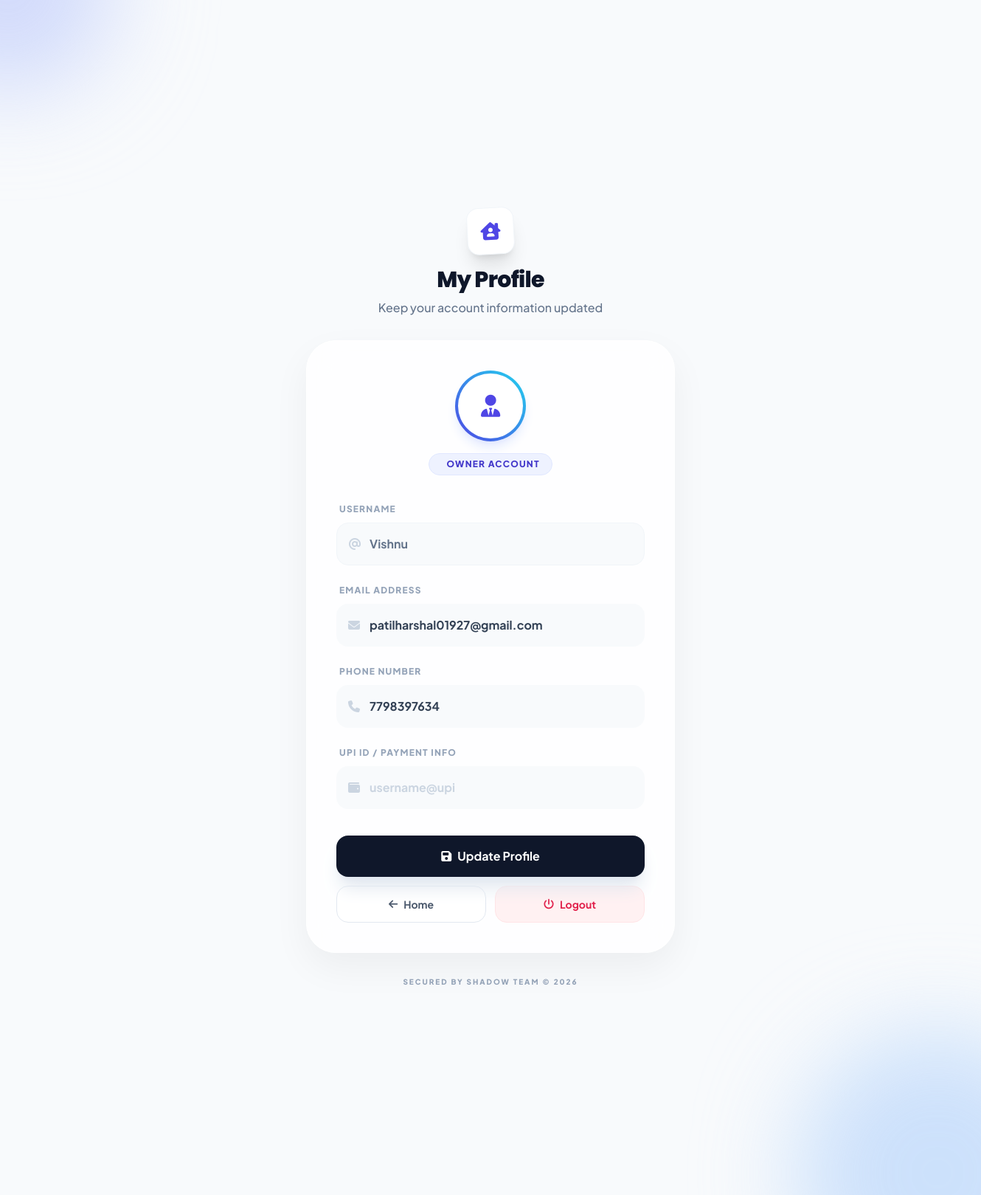
Page /profile (signed in) on the committed database.
### tables this page shows
CREATE TABLE users (
                id INTEGER PRIMARY KEY AUTOINCREMENT,
                username TEXT NOT NULL UNIQUE,
                password TEXT NOT NULL,
                role TEXT CHECK(role IN ('Student','Admin','Govt Employee','Owner','User')) NOT NULL,
                email TEXT DEFAULT '',
                phone TEXT DEFAULT '',
                upi_id TEXT DEFAULT ''
            );

### app.py (the view, shortened to what this page needs)
@app.route('/profile', methods=['GET','POST'])
def profile():
    if "user_id" not in session:
        return redirect(url_for('login'))
    user_id = session['user_id']
    with get_db() as con:
        user = con.execute("""
            SELECT id, username, role, email, phone, upi_id
            FROM users
            WHERE id=?
        """, (user_id,)).fetchone()
    return render_template('profile.html', user=user)

### app.py (called while the page is built)
def get_db():
    con = sqlite3.connect("app.db")
    con.row_factory = sqlite3.Row
    return con

### templates/profile.html (shortened to what this page needs)
<!DOCTYPE html>
<html lang="en">
<head>
    <script src="https://cdn.tailwindcss.com"></script>
    <link rel="stylesheet" href="https://cdnjs.cloudflare.com/ajax/libs/font-awesome/6.4.2/css/all.min.css">
</head>
<body class="bg-[#F8FAFC] font-sans min-h-screen flex items-center justify-center p-6 relative overflow-x-hidden">
    <div class="absolute top-[-10%] left-[-10%] w-72 h-72 bg-indigo-200 rounded-full mix-blend-multiply filter blur-3xl opacity-70 animate-blob"></div>
    <div class="absolute bottom-[-10%] right-[-10%] w-96 h-96 bg-blue-200 rounded-full mix-blend-multiply filter blur-3xl opacity-70 animate-blob animation-delay-2000"></div>
    <div class="w-full max-w-[500px] relative z-10">
        <div class="text-center mb-8">
            <div class="inline-flex items-center justify-center w-16 h-16 bg-white rounded-2xl shadow-xl border border-slate-100 mb-4 transform -rotate-3 hover:rotate-0 transition-transform duration-300">
                <i class="fas fa-house-chimney-user text-indigo-600 text-2xl"></i>
            </div>
            <h1 class="text-3xl font-extrabold text-slate-900 tracking-tight font-poppins">My Profile</h1>
            <p class="text-slate-500 mt-2 font-medium">Keep your account information updated</p>
        </div>
        <div class="bg-white/80 backdrop-blur-xl border border-white p-8 md:p-10 rounded-[2.5rem] shadow-[0_20px_50px_rgba(0,0,0,0.05)]">
            <div class="flex flex-col items-center mb-8">
                <div class="w-24 h-24 rounded-full bg-gradient-to-tr from-indigo-600 to-cyan-400 p-1 shadow-lg shadow-indigo-100">
                    <div class="w-full h-full rounded-full bg-white flex items-center justify-center text-indigo-600 text-3xl">
                        <i class="fas fa-user-tie"></i>
                    </div>
                </div>
                <div class="mt-4 bg-indigo-50 text-indigo-700 px-4 py-1.5 rounded-full text-xs font-black uppercase tracking-widest border border-indigo-100">
                     {{ user[2] }} Account
                </div>
            </div>
            <form id="profileForm" method="post" class="space-y-5">
                <div class="space-y-2">
                    <label class="text-xs font-black uppercase tracking-widest text-slate-400 ml-1">Username</label>
                    <div class="relative bg-slate-50 border border-slate-100 rounded-2xl p-4 flex items-center gap-3 cursor-not-allowed">
                        <i class="fas fa-at text-slate-300"></i>
                        <span class="text-slate-500 font-bold">{{ user[1] }}</span>
                    </div>
                </div>
                <div class="space-y-2">
                    <label for="email" class="text-xs font-black uppercase tracking-widest text-slate-400 ml-1">Email Address</label>
                    <div class="relative group">
                        <div class="absolute inset-y-0 left-0 pl-4 flex items-center pointer-events-none">
                            <i class="fas fa-envelope text-slate-300 group-focus-within:text-indigo-500 transition-colors"></i>
                        </div>
                        <input type="email" name="email" id="email" value="{{ user[3] or '' }}"
                            class="w-full pl-11 pr-4 py-4 bg-slate-100/50 border border-transparent rounded-2xl outline-none focus:ring-2 focus:ring-indigo-500/20 focus:bg-white focus:border-indigo-100 transition-all text-slate-700 font-bold placeholder:text-slate-300"
                            placeholder="yourname@example.com">
                    </div>
                </div>
                <div class="space-y-2">
                    <label for="phone" class="text-xs font-black uppercase tracking-widest text-slate-400 ml-1">Phone Number</label>
                    <div class="relative group">
                        <div class="absolute inset-y-0 left-0 pl-4 flex items-center pointer-events-none">
                            <i class="fas fa-phone text-slate-300 group-focus-within:text-indigo-500 transition-colors"></i>
                        </div>
                        <input type="text" name="phone" id="phone" value="{{ user[4] or '' }}"
                            class="w-full pl-11 pr-4 py-4 bg-slate-100/50 border border-transparent rounded-2xl outline-none focus:ring-2 focus:ring-indigo-500/20 focus:bg-white focus:border-indigo-100 transition-all text-slate-700 font-bold placeholder:text-slate-300"
                            placeholder="Enter 10-digit number">
                    </div>
                </div>
                <div class="space-y-2">
                    <label for="upi_id" class="text-xs font-black uppercase tracking-widest text-slate-400 ml-1">UPI ID / Payment Info</label>
                    <div class="relative group">
                        <div class="absolute inset-y-0 left-0 pl-4 flex items-center pointer-events-none">
                            <i class="fas fa-wallet text-slate-300 group-focus-within:text-indigo-500 transition-colors"></i>
                        </div>
                        <input type="text" name="upi_id" id="upi_id" value="{{ user[5] or '' }}"
                            class="w-full pl-11 pr-4 py-4 bg-slate-100/50 border border-transparent rounded-2xl outline-none focus:ring-2 focus:ring-indigo-500/20 focus:bg-white focus:border-indigo-100 transition-all text-slate-700 font-bold placeholder:text-slate-300"
                            placeholder="username@upi">
                    </div>
                </div>
                <div class="pt-4 space-y-3">
                    <button type="submit"
                        class="w-full bg-slate-900 hover:bg-indigo-600 text-white py-4 rounded-2xl font-bold shadow-xl shadow-slate-200 transition-all duration-300 transform active:scale-[0.98] flex items-center justify-center gap-2">
                        <i class="fas fa-save"></i> Update Profile
                    </button>
                    <div class="grid grid-cols-2 gap-3">
                        <a href="{{ url_for('index') }}"
                            class="bg-white border border-slate-200 text-slate-600 py-3.5 rounded-2xl font-bold text-sm text-center hover:bg-slate-50 transition no-underline flex items-center justify-center gap-2">
                            <i class="fas fa-arrow-left"></i> Home
                        </a>
                        <a href="{{ url_for('logout') }}"
                            class="bg-rose-50 text-rose-600 border border-rose-100 py-3.5 rounded-2xl font-bold text-sm text-center hover:bg-rose-100 transition no-underline flex items-center justify-center gap-2">
                            <i class="fas fa-power-off"></i> Logout
                        </a>
                    </div>
                </div>
            </form>
        </div>
        <p class="text-center mt-8 text-slate-400 text-[10px] font-black uppercase tracking-[0.2em]">
            Secured by Shadow Team &copy; 2026
        </p>
    </div>
</body>
</html>

### rows in the picture
users: role "OWNER", username "Vishnu", email "patilharshal01927@gmail.com", phone "7798397634"
